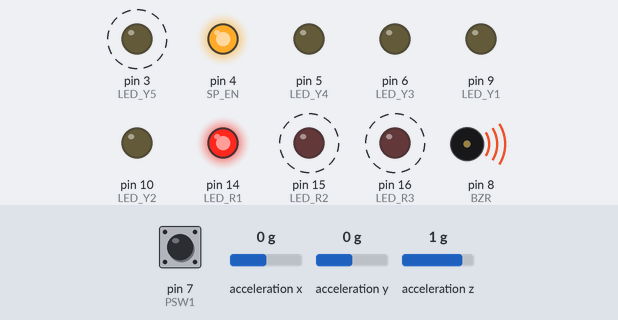
A sketch run on a simulated Arduino Nano, built with avr-gcc and run on an emulated ATmega328P. Parts: output pins drawn as LEDs (lit = HIGH), buzzer (waves = sounding). Wiring (inferred from the names in the program): MMA8452 accelerometer at I2C address 0x1D. Dashed ring = blinking. Inputs (shaded band) come from the test bench; at power-on: acceleration z 1 g, pin 7 (PSW1) HIGH, acceleration x 0 g, acceleration y 0 g. Random numbers use the default seed unless the sketch sets one.

Above: at 2.6 s.
4.9 s: acceleration z set to 0.8 g
At 6.6 s:
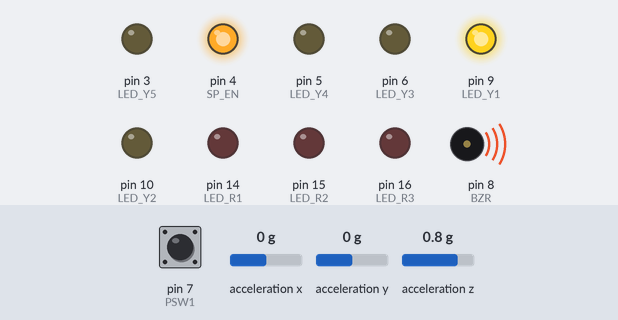
10.1 s: acceleration z set to 0.6 g
At 13.5 s:
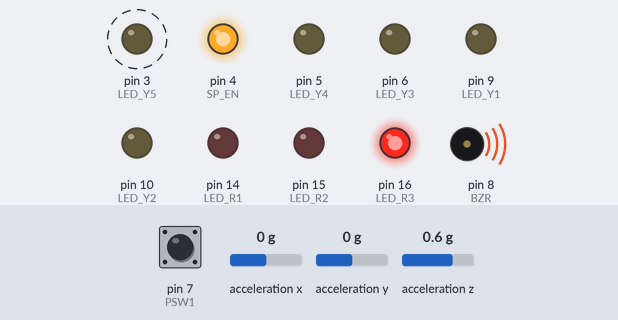
15.3 s: acceleration z set to 0.3 g
At 15.63 s:
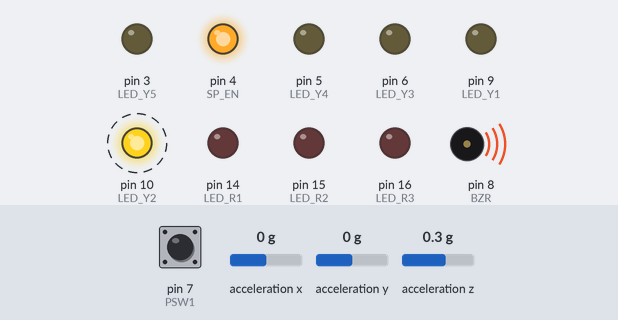
19.8 s: acceleration z set to -1.4 g
22.0 s: acceleration z set to -0.9 g
23.5 s: acceleration z set to -0.6 g
At 24.2 s:
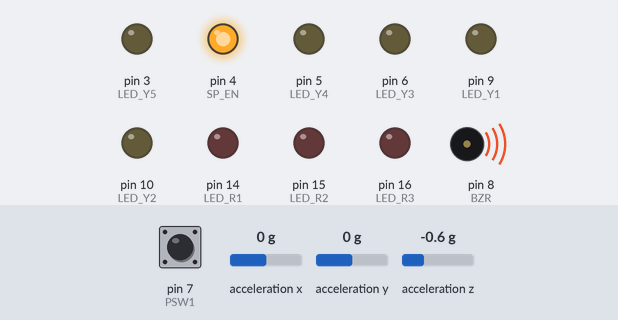
Timing chart, 0 to 26.0 s (numbered marks = the images above; inputs shaded):
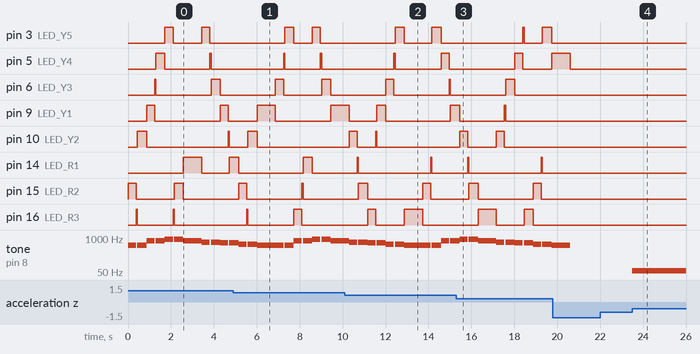

The sketch:

suika_board.ino
```cpp
/*
    Nefrock Party 2019
    SUIKA board

ATmega 328P Pin assign------------------------------------------------------------------
PIN-No.     Name    function                PWM     PRG         SUIKA       Arduino-pin
DIP TQFP
 1  29      PC6     PCINT14/XRESET                  PRG_XRST                22
 2  30      PD0     PCINT16/RXD                                 EXPIO_0     0
 3  31      PD1     PCINT17/TXD                                 EXPIO_1     1
 4  32      PD2     PCINT18/INT0                                EXPIO_2     2
 5  1       PD3     PCINT19/OC2B/INT1       PWM                 LED_Y5      3
 6  2       PD4     PCINT20/XCK/T0                              SP_EN       4
 7  4,6     VCC
 8  3,5     GND
 9  7       PB6     PCINT6/XTAL1/TOSC1                                      20
10  8       PB7     PCINT7/XTAL2/TOSC2                                      21
11  9       PD5     PICNT21/OC0A/T1         PWM                 LED_Y4      5
12  10      PD6     PCINT22/OC0A/AIN0       PWM                 LED_Y3      6
13  11      PD7     PCINT23/AIN1                                PSW1        7
14  12      PB0     PCINT0/CLKO/ICP1                            BZR         8
15  13      PB1     OC1A/PCINT1             PWM                 LED_Y1      9
16  14      PB2     XSS/OC1B/PCINT2         PWM                 LED_Y2      10
17  15      PB3     MOSI/OC2A/PCINT3        PWM     PRG_MOSI                11
18  16      PB4     MISO/PCINT4                     PRG_MISO                12
19  17      PB5     SCK/PCINT5                      PRG_SCK                 13
20  18      AVCC
21  20      AREF
22  21      GND
23  23      PC0     ADC0/PCINT8                                 LED_R1      14/A1
24  24      PC1     ADC1/PCINT9                                 LED_R2      15/A2
25  25      PC2     ADC2/PCINT10                                LED_R3      16/A2
26  26      PC3     ADC3/PCINT11                                PSW2        17/A3
27  27      PC4     ADC4/SDA/PCINT12                            I2C_SDA     18/A4
28  28      PC5     ADC5/SCL/PCINT13                            I2C_SCL     19/A5
 -  19              AD6                                                     A6
 -  22              AD7                                         EXPIO_3     A7
----------------------------------------------------------------------------------------

*/

#include <Wire.h>                 // Must include Wire library for I2C
#include "SparkFun_MMA8452Q.h"    // Click here to get the library: http://librarymanager/All#SparkFun_MMA8452Q
#include "suika_board.h"
#include "pitches.h"
MMA8452Q accel;         // create instance of the MMA8452 class
suika_state state = TONE;
suika_mode mode = DRINK;
float deg;
// 最小周波数
int MIN_HZ= NOTE_B2;
// 最小周波数
int MAX_HZ = NOTE_GS5;
// バンド幅
int BAND_WIDTH = MAX_HZ - MIN_HZ;
// フィーバー突入角度
float FEVER_THRESHOLD = 0.70;
// TONE突入角度
float TONE_POSEDGE_THRESHOLD = -0.80;
float TONE_NEGEDGE_THRESHOLD = -0.90;

// BELL突入DEG
float BELL_POSEDGE_THRESHOLD = 0.10;
// BELL脱出DEG
float BELL_NEGEDGE_THRESHOLD = 0.00;

// LED点灯パターン
int LED_SEQUENCE[] = {LED_R1, LED_R2, LED_R3, LED_Y2, LED_Y1, LED_Y3, LED_Y4, LED_Y5, LED_R3, LED_R2, LED_R1, LED_Y5, LED_Y4,LED_Y3, LED_Y1, LED_Y2};
// LED数
int NUM_LED = sizeof(LED_SEQUENCE) / sizeof(LED_SEQUENCE[0]);

int START_TONE_INDEX = 13;
int TONE_SIZE = 63;

int current_led = 0;
int current_freq = 0;
int target_freq = 0;
int current_music = 0;
int current_music_first_tone_index = 0;
int current_tone_index = START_TONE_INDEX;

// the setup function runs once when you press reset or power the board
void setup(){
  // I/O 設定
  pinMode(BZR,OUTPUT);
  pinMode(SP_EN,OUTPUT);
  pinMode(LED_R1,OUTPUT);
  pinMode(LED_R2,OUTPUT);
  pinMode(LED_R3,OUTPUT);
  pinMode(LED_Y1,OUTPUT);
  pinMode(LED_Y2,OUTPUT);
  pinMode(LED_Y3,OUTPUT);
  pinMode(LED_Y4,OUTPUT);
  pinMode(LED_Y5,OUTPUT);
  pinMode(PSW1,INPUT_PULLUP);
  pinMode(PSW2,INPUT);
  pinMode(EXPIO_3, INPUT);
  digitalWrite(SP_EN, HIGH);
  randomSeed(analogRead(EXPIO_3));
  setNextMusic();
  // I2C Init
  Wire.begin();
  // Check MMA8452Q
  while(!accel.begin());
}

void setNextMusic() {
  int num_music = sizeof(MUSICS) / sizeof(MUSICS[0]);
  current_music = random(num_music);
  int current_music_first_tone = MUSICS[current_music][1];
  int i = 0;
  while(1){
    if(current_music_first_tone <= NOTES[i]){
      current_music_first_tone_index = i;
      return;
    }
    i++;
  }
}

void loop() {
  // stateの反映
  applyState();
  switch(state){
    case TONE:
      play();
      break;
    case FEVER:
      playFever();
      break;
    case BELL:
      playBell();
      break;
    case SILENT:
      noTone(BZR);
      break;
  }
}


void applyState(){
  deg = deg + (readAccel() - deg) / 10.0;
  mode = readMode();
  if(mode == DRINK){
    switch(state){
      case FEVER:
        if(deg< TONE_NEGEDGE_THRESHOLD){
          state = SILENT;
        }else if(deg < FEVER_THRESHOLD){
          state = TONE;
        }
        break;
      case TONE:
        if(FEVER_THRESHOLD < deg){
          setNextMusic();
          state = FEVER;
        }else if(deg< TONE_NEGEDGE_THRESHOLD){
          state = SILENT;
        }else{
          state = TONE;
        }
        break;
      case SILENT:
        if(TONE_POSEDGE_THRESHOLD < deg){
          state = TONE;
        }else{
          state = SILENT;
        }
        break;
      default:
        state = SILENT;
        break;
    }
    return;
  }else{ // state == PLAY
    current_tone_index = readTone();
    setToneIndexLed();
    switch(state){
    case SILENT:
      if(BELL_POSEDGE_THRESHOLD < deg){
        state = BELL;
      }
      break;
    case BELL:
      if(deg < BELL_NEGEDGE_THRESHOLD){
        state = SILENT;
      }
      break;
    default:
      state = SILENT;
      break;
    }
    return;
  }
}

suika_mode readMode(){
  static int lowCount = 0;
  int threshold = 5;
  int val = digitalRead(PSW1);
  if(val == LOW){
    lowCount++;
  }else{
    lowCount = 0;
    return mode;
  }
  if(lowCount < threshold){
    return mode;
  }else if(threshold < lowCount){
    lowCount = threshold + 1;
    return mode;
  }
  stopAllLed();
  noTone(BZR);
  if(mode == DRINK){
    current_tone_index = START_TONE_INDEX;
    return PLAY;
  }else{
    return DRINK;
  }
}

// freq計算系
int calcFreq(){
  return MIN_HZ + (int)(BAND_WIDTH * ((deg + 1.0) / 2.0));
}
int degToNoteIndex(int max_index){
  float val = deg + 1.0;
  val = val < 0.0 ? 0.0 : (2.0 < val ? 2.0 : val);
  return (int)(max_index * val / 2.0);
}
int calcFreqByTone(){
  int tone_size = sizeof(NOTES) / sizeof(NOTES[0]);
//  int index = degToNoteIndex(tone_size-1);
  int index = degToNoteIndex(current_music_first_tone_index-1);
  return NOTES[index];
}

void play(){
//  int freq = calcFreq();
  target_freq = calcFreqByTone();
  current_freq = current_freq + (target_freq - current_freq) / 10;
  tone(BZR, current_freq);
}


void playBell(){
  tone(BZR, NOTES[current_tone_index]);
}


void playFever(){
  playMusic(current_music);
}

void playMusic(int music_index){
  int* music = MUSICS[music_index];
  int length = music[0];
  for(int i = 0; i < length; i++){
    rotLed();
    int freq = music[i*2+1];
    int duration = music[i*2+2];
    noTone(BZR);
    tone(BZR, freq, duration);
    delay(duration);
  }
  noTone(BZR);
  stopAllLed();
}

float readAccel(){
  Wire.requestFrom(0x1D, 1);
  // Accel sensor
  if (!accel.available()){
    return deg;
  }
  float val = accel.getCalculatedZ();
  if(val < -1.0){
    val = -1.0;
  }
  if(1.0 < val){
    val = 1.0;
  }
  return val;
}

int readTone(){
  static int lowCount = 0;
  int threshold = 10;
  int val = digitalRead(PSW2);
  int ret = current_tone_index;
  if(val == LOW){
    lowCount++;
  }else{
    lowCount = 0;
    return current_tone_index;
  }
  if(threshold < lowCount){
    lowCount = threshold + 1;
  }else if(lowCount == threshold){
    ret++;
  }
  return START_TONE_INDEX + ((ret - START_TONE_INDEX) % TONE_SIZE);
}

int readPlayButton(){
  static int lowCount = 0;
  int threshold = 10;
  int val = digitalRead(PSW2);
  if(val == LOW){
    lowCount++;
  }else{
    lowCount = 0;
    return HIGH;
  }
  if(lowCount < threshold){
    return HIGH;
  }else{
    lowCount = threshold;
    return LOW;
  }
}

void rotLed(){
  int old_led_pos = LED_SEQUENCE[current_led++];
  current_led %= NUM_LED;
  int new_led_pos = LED_SEQUENCE[current_led];
  digitalWrite(old_led_pos, LOW);
  digitalWrite(new_led_pos, HIGH);
}

void setToneIndexLed(){
  int led_index = current_tone_index - START_TONE_INDEX + 1;
  //LED_Y2, LED_Y1, LED_Y3, LED_Y4, LED_Y5, R1
  digitalWrite(LED_Y5, led_index & 0b0000000000000001);
  digitalWrite(LED_Y4, led_index & 0b0000000000000010);
  digitalWrite(LED_Y3, led_index & 0b0000000000000100);
  digitalWrite(LED_Y1, led_index & 0b0000000000001000);
  digitalWrite(LED_Y2, led_index & 0b0000000000010000);
  digitalWrite(LED_R1, led_index & 0b0000000000100000);
}

void stopAllLed(){
  for(int i = 0; i < NUM_LED; i++){
    digitalWrite(LED_SEQUENCE[i], LOW);
  }
}

void sample(){
// Buzzer
  tone(BZR, 784, 200);
  delay(600);
  tone(BZR, 784, 200);
  delay(600);
  tone(BZR, 784, 200);
  delay(600);
  tone(BZR, 1046, 1200);
  delay(1200);
  noTone(BZR);

// Red-LED

  digitalWrite(LED_R1, HIGH);
  delay(1000);
  digitalWrite(LED_R1, LOW);
  digitalWrite(LED_R2, HIGH);
  delay(1000);
  digitalWrite(LED_R2, LOW);
  digitalWrite(LED_R3, HIGH);
  delay(1000);
  digitalWrite(LED_R3, LOW);

// Yellow-LED
  digitalWrite(LED_Y1, HIGH);
  delay(1000);
  digitalWrite(LED_Y1, LOW);
  digitalWrite(LED_Y2, HIGH);
  delay(1000);
  digitalWrite(LED_Y2, LOW);
  digitalWrite(LED_Y3, HIGH);
  delay(1000);
  digitalWrite(LED_Y3, LOW);
  digitalWrite(LED_Y4, HIGH);
  delay(1000);
  digitalWrite(LED_Y4, LOW);
  digitalWrite(LED_Y5, HIGH);
  delay(1000);
  digitalWrite(LED_Y5, LOW);

}
```

pitches.h
```cpp
/*************************************************
 * Public Constants
 *************************************************/
// ドレミの周波数設定
#define NOTE_B0  31 // シ
#define NOTE_C1  33
#define NOTE_CS1 35
#define NOTE_D1  37
#define NOTE_DS1 39
#define NOTE_E1  41
#define NOTE_F1  44
#define NOTE_FS1 46
#define NOTE_G1  49
#define NOTE_GS1 52
#define NOTE_A1  55
#define NOTE_AS1 58
#define NOTE_B1  62
#define NOTE_C2  65
#define NOTE_CS2 69
#define NOTE_D2  73
#define NOTE_DS2 78
#define NOTE_E2  82
#define NOTE_F2  87
#define NOTE_FS2 93
#define NOTE_G2  98
#define NOTE_GS2 104
#define NOTE_A2  110
#define NOTE_AS2 117
#define NOTE_B2  123
#define NOTE_C3  131
#define NOTE_CS3 139
#define NOTE_D3  147
#define NOTE_DS3 156
#define NOTE_E3  165
#define NOTE_F3  175
#define NOTE_FS3 185
#define NOTE_G3  196
#define NOTE_GS3 208
#define NOTE_A3  220
#define NOTE_AS3 233
#define NOTE_B3  247
#define NOTE_C4  262
#define NOTE_CS4 277
#define NOTE_D4  294
#define NOTE_DS4 311
#define NOTE_E4  330
#define NOTE_F4  349
#define NOTE_FS4 370
#define NOTE_G4  392
#define NOTE_GS4 415
#define NOTE_A4  440
#define NOTE_AS4 466
#define NOTE_B4  494
#define NOTE_C5  523
#define NOTE_CS5 554
#define NOTE_D5  587
#define NOTE_DS5 622
#define NOTE_E5  659
#define NOTE_F5  698
#define NOTE_FS5 740
#define NOTE_G5  784
#define NOTE_GS5 831
#define NOTE_A5  880
#define NOTE_AS5 932
#define NOTE_B5  988
#define NOTE_C6  1047
#define NOTE_CS6 1109
#define NOTE_D6  1175
#define NOTE_DS6 1245
#define NOTE_E6  1319
#define NOTE_F6  1397
#define NOTE_FS6 1480
#define NOTE_G6  1568
#define NOTE_GS6 1661
#define NOTE_A6  1760
#define NOTE_AS6 1865
#define NOTE_B6  1976
#define NOTE_C7  2093
#define NOTE_CS7 2217
#define NOTE_D7  2349
#define NOTE_DS7 2489
#define NOTE_E7  2637
#define NOTE_F7  2794
#define NOTE_FS7 2960
#define NOTE_G7  3136
#define NOTE_GS7 3322
#define NOTE_A7  3520
#define NOTE_AS7 3729
#define NOTE_B7  3951
#define NOTE_C8  4186
#define NOTE_CS8 4435
#define NOTE_D8  4699
#define NOTE_DS8 4978
int NOTES[] = {
  NOTE_B0, NOTE_C1, NOTE_CS1, NOTE_D1, NOTE_DS1, NOTE_E1, NOTE_F1, NOTE_FS1, NOTE_G1, NOTE_GS1, NOTE_A1, NOTE_AS1,
  NOTE_B1, NOTE_C2, NOTE_CS2, NOTE_D2, NOTE_DS2, NOTE_E2, NOTE_F2, NOTE_FS2, NOTE_G2, NOTE_GS2, NOTE_A2, NOTE_AS2,
  NOTE_B2, NOTE_C3, NOTE_CS3, NOTE_D3, NOTE_DS3, NOTE_E3, NOTE_F3, NOTE_FS3, NOTE_G3, NOTE_GS3, NOTE_A3, NOTE_AS3,
  NOTE_B3, NOTE_C4, NOTE_CS4, NOTE_D4, NOTE_DS4, NOTE_E4, NOTE_F4, NOTE_FS4, NOTE_G4, NOTE_GS4, NOTE_A4, NOTE_AS4,
  NOTE_B4, NOTE_C5, NOTE_CS5, NOTE_D5, NOTE_DS5, NOTE_E5, NOTE_F5, NOTE_FS5, NOTE_G5, NOTE_GS5, NOTE_A5, NOTE_AS5,
  NOTE_B5, NOTE_C6, NOTE_CS6, NOTE_D6, NOTE_DS6, NOTE_E6, NOTE_F6, NOTE_FS6, NOTE_G6, NOTE_GS6, NOTE_A6, NOTE_AS6,
  NOTE_B6, NOTE_C7, NOTE_CS7, NOTE_D7, NOTE_DS7, NOTE_E7, NOTE_F7, NOTE_FS7, NOTE_G7, NOTE_GS7, NOTE_A7, NOTE_AS7,
  NOTE_B7, NOTE_C8, NOTE_CS8, NOTE_D8, NOTE_DS8
};
#define NOTE_NOP 0

// 以下エクセルからの貼り付け
int KIRAKIRA[] = {20,523,375,0,54,523,429,784,375,0,54,784,429,880,375,0,54,880,429,784,857,698,375,0,54,698,429,659,375,0,54,659,429,587,375,0,54,587,429,523,857};
int TETRIS[] = {47,659,400,494,200,523,200,587,400,523,200,494,200,440,350,0,50,440,200,523,200,659,400,587,200,523,200,494,350,0,50,494,200,523,200,587,400,659,400,523,400,440,300,0,100,440,600,0,400,587,400,698,200,880,400,784,200,698,200,659,350,0,50,659,200,523,200,659,350,0,50,587,200,523,200,494,350,0,50,494,200,523,200,587,400,659,400,523,400,440,350,0,50,440,600};
// MUSICSに流す曲一覧を設定
int* MUSICS[] = {
  TETRIS,
  KIRAKIRA
};
```

suika_board.h
```cpp
enum suika_mode{
	PLAY,
	DRINK
};

enum suika_state{
 	TONE,
	FEVER,
  BELL,
  SILENT
};

// Sound
#define BZR     8   // Sound output
#define SP_EN   4    // Sound Amp-IC enable
// LED
#define LED_R1  14   // LED-RED1 Control
#define LED_R2  15   // LED-RED2 Control
#define LED_R3  16   // LED-RED3 Control
#define LED_Y1  9    // LED-YELLOW1 Control
#define LED_Y2  10   // LED-YELLOW2 Control
#define LED_Y3  6    // LED-YELLOW3 Control
#define LED_Y4  5    // LED-YELLOW4 Control
#define LED_Y5  3    // LED-YELLOW5 Control
// Switch
#define PSW1    7    // Function SW
#define PSW2    17   // Sound SW
// Expansion IO (unused)
#define EXPIO_0 0
#define EXPIO_1 1
#define EXPIO_2 2
#define EXPIO_3 A7   // Analog-IO ONLY!
```

Measured:
- the behaviour switches between 0.5 and 0.4 g on acceleration z (found by bisection; images 2 and 3)
- after the input at 22.0 s, every drawn part: stays the same
- after the input at 23.5 s, tone on pin 8 (BZR): silent → 55 Hz at once
- by itself, pin 3 (LED_Y5): alternates HIGH for 0.43 s and LOW for 1.3 s
- by itself, pin 14 (LED_R1): alternates HIGH for 0.05 s and LOW for 3.4 s
- by itself, pin 15 (LED_R2): alternates HIGH for 0.40 s and LOW for 2.6 s
- by itself, tone on pin 8 (BZR): plays 698 Hz for 0.38 s, 698 Hz for 0.43 s, 659 Hz for 0.38 s, 659 Hz for 0.43 s, 587 Hz for 0.38 s, 587 Hz for 0.43 s … (10 notes in this stretch)
